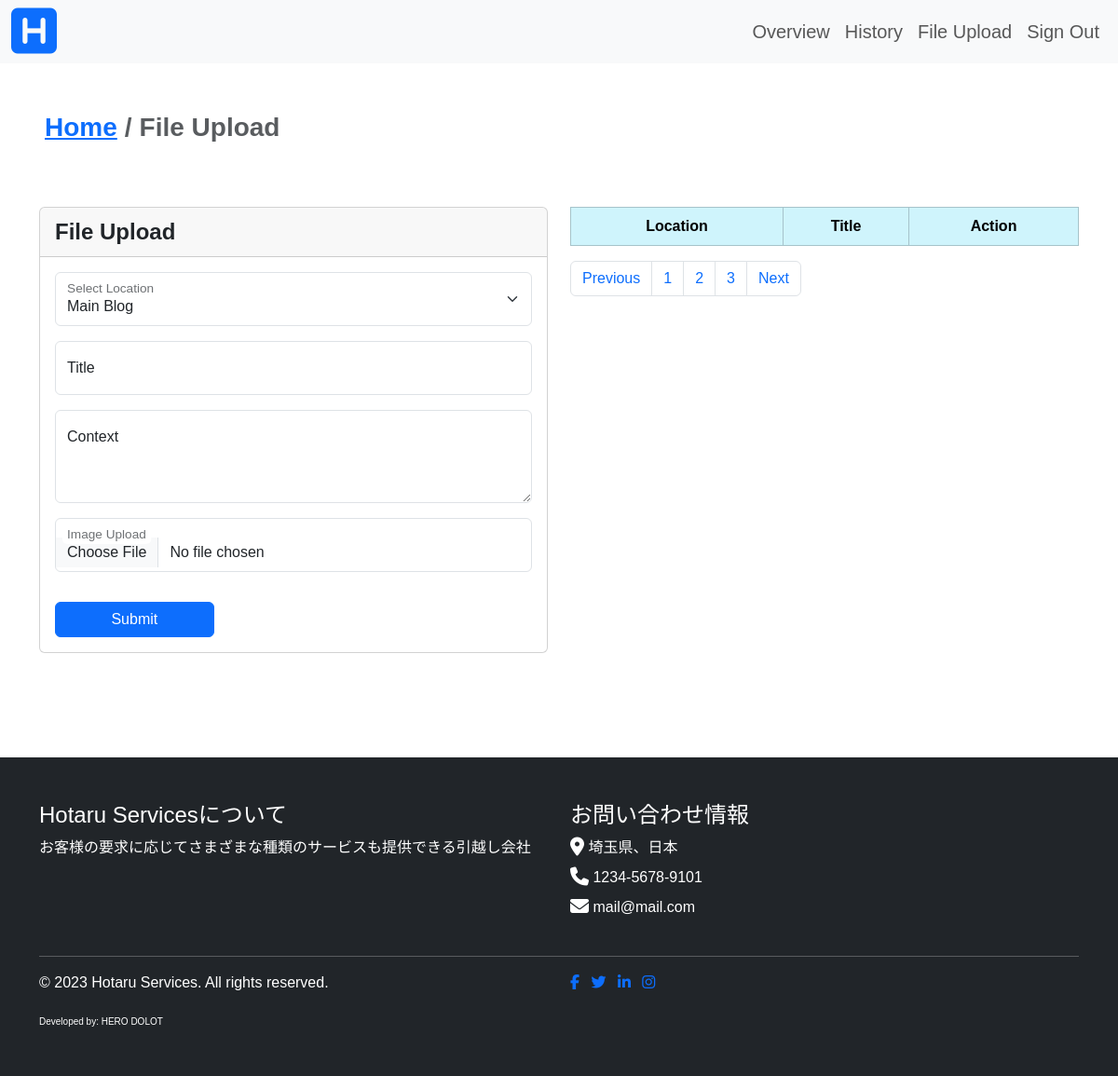
/admin/fileupload.php, run on an earlier commit of the app's database.
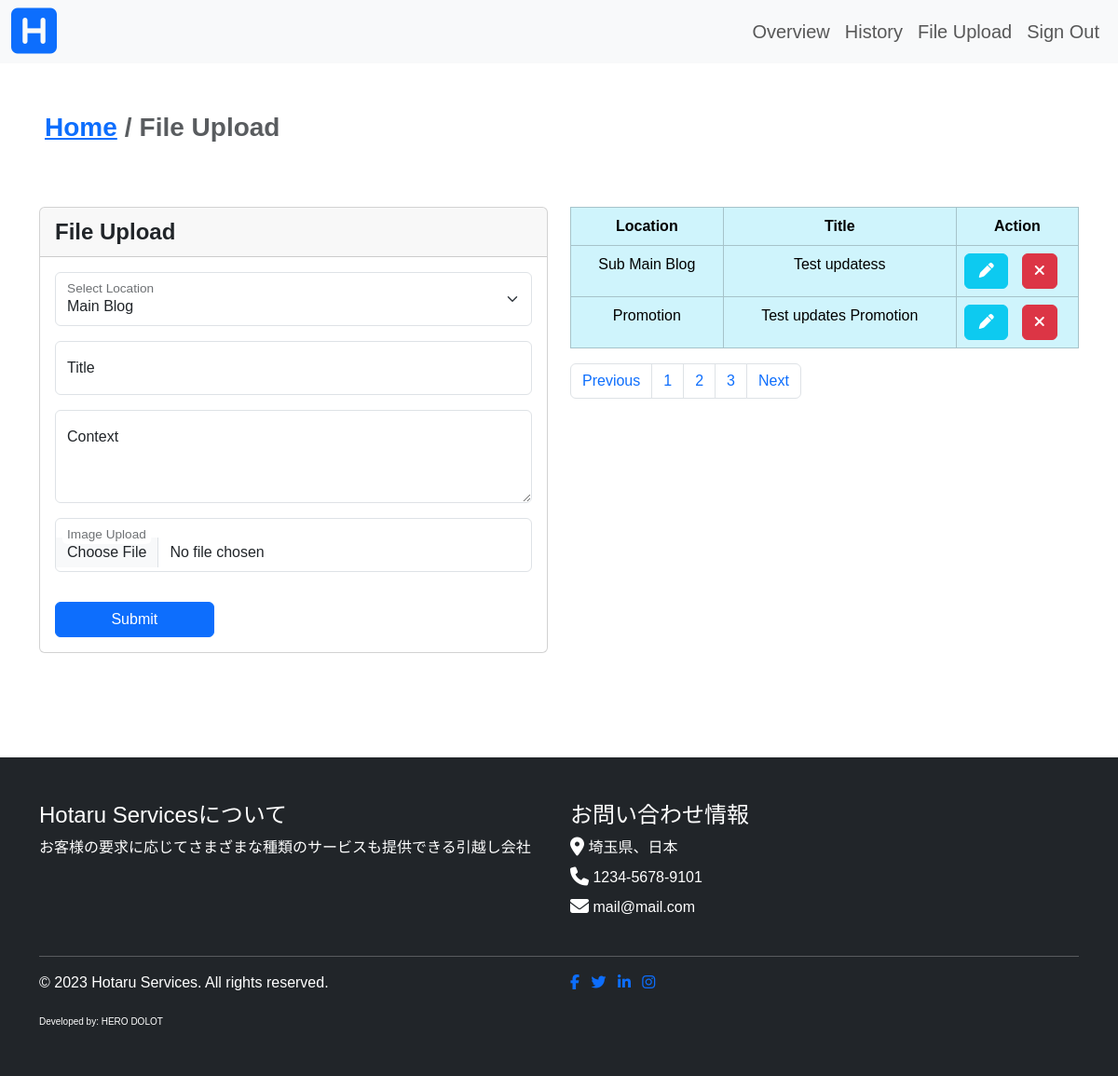
And on a later commit of the database.
### tables this page shows
CREATE TABLE `updates` (
  `update_id` int(11) NOT NULL,
  `update_location` text NOT NULL,
  `update_title` text NOT NULL,
  `update_description` text NOT NULL,
  `update_image` longtext NOT NULL,
  `update_date` int(11) NOT NULL
);

### admin/fileupload.php (the view, shortened to what this page needs)
<?php
include("../connection.php");
include './includes/header.php';
include './components/navbar.php';
?>
<div class="container-fluid py-5 p-5">
    <nav aria-label="breadcrumb">
        <ol class="breadcrumb fw-bold fs-3">
            <li class="breadcrumb-item"><a href="./index.php">Home</a></li>
            <li class="breadcrumb-item active" aria-current="page">File Upload</li>
        </ol>
    </nav>
</div>
<div class="container">
    <div class="row">
        <div class="col-md-6">
            <div class="card">
                <div class="card-header fw-bolder fs-4">File Upload</div>
                <div class="card-body">
                    <form method="POST">
                        <div class="form-floating mb-3">
                            <select class="form-select" name="update_location" required id="floatingSelect" aria-label="Floating label select example">
                                <option selected disabled value="Main Blog">Main Blog</option>
                            </select>
                            <label for="floatingSelect">Select Location</label>
                        </div>
                        <div class="mb-3 form-floating">
                            <input type="text" class="form-control" required name="update_title" placeholder="fileUploadTitle" required>
                            <label for="fileUploadTitle">Title</label>
                        </div>
                        <div class="mb-3 form-floating">
                            <textarea class="form-control" required placeholder="Context" name="update_description" style="height: 100px"></textarea>
                            <label for="floatingTextarea2">Context</label>
                        </div>
                        <div class="form-floating mb-3">
                            <input type="file" onchange="previewFile()" required class="form-control" id="fileUploadImage" required>
                            <label for="fileUploadImage">Image Upload</label>
                        </div>
                        <button type="submit" name="submit_update" class="btn btn-primary mt-3 col-md-4 col-5">Submit</button>
                    </form>
                </div>
            </div>
        </div>
        <div class="col-md-6">
            <table class="table table-bordered table-hover table-info text-center">
                <thead>
                    <th>Location</th>
                    <th>Title</th>
                    <th>Action</th>
                </thead>
                <tbody>
                    <?php
                    $result = mysqli_query($conn, "SELECT * FROM updates");
                    while ($row = $result->fetch_assoc()) :
                    ?>
                        <tr>
                            <td><?php echo $row["update_location"] ?></td>
                            <td><?php echo $row["update_title"] ?></td>
                            <td>
                                <div class="wrapper d-md-flex justify-content-around d-sm-none">
                                    <button type="button" class="btn btn-info text-white col-5 col-md-5" data-bs-toggle="modal" data-bs-target="#modal<?php echo $row["update_id"] ?>">
                                        <i class="fas fa-pen"></i>
                                    </button>
                                    <form method="POST" class="col">
                                        <button type="submit" name="delete_update" class="btn btn-danger">
                                            <i class="fa-solid fa-xmark"></i>
                                        </button>
                                    </form>
                                </div>
                            </td>
                        </tr>
                    <?php endwhile ?>
                </tbody>
            </table>
            <nav aria-label="Page navigation example">
                <ul class="pagination">
                    <li class="page-item"><a class="page-link" href="#">Previous</a></li>
                    <li class="page-item"><a class="page-link" href="#">1</a></li>
                    <li class="page-item"><a class="page-link" href="#">2</a></li>
                    <li class="page-item"><a class="page-link" href="#">3</a></li>
                    <li class="page-item"><a class="page-link" href="#">Next</a></li>
                </ul>
            </nav>
        </div>
    </div>
</div>
<?php
include './includes/footer.php';
?>

What changed in the data, as far as the page shows it:
added updates: update_location "Sub Main Blog", update_title "Test updatess"
added updates: update_location "Promotion", update_title "Test updates Promotion"
